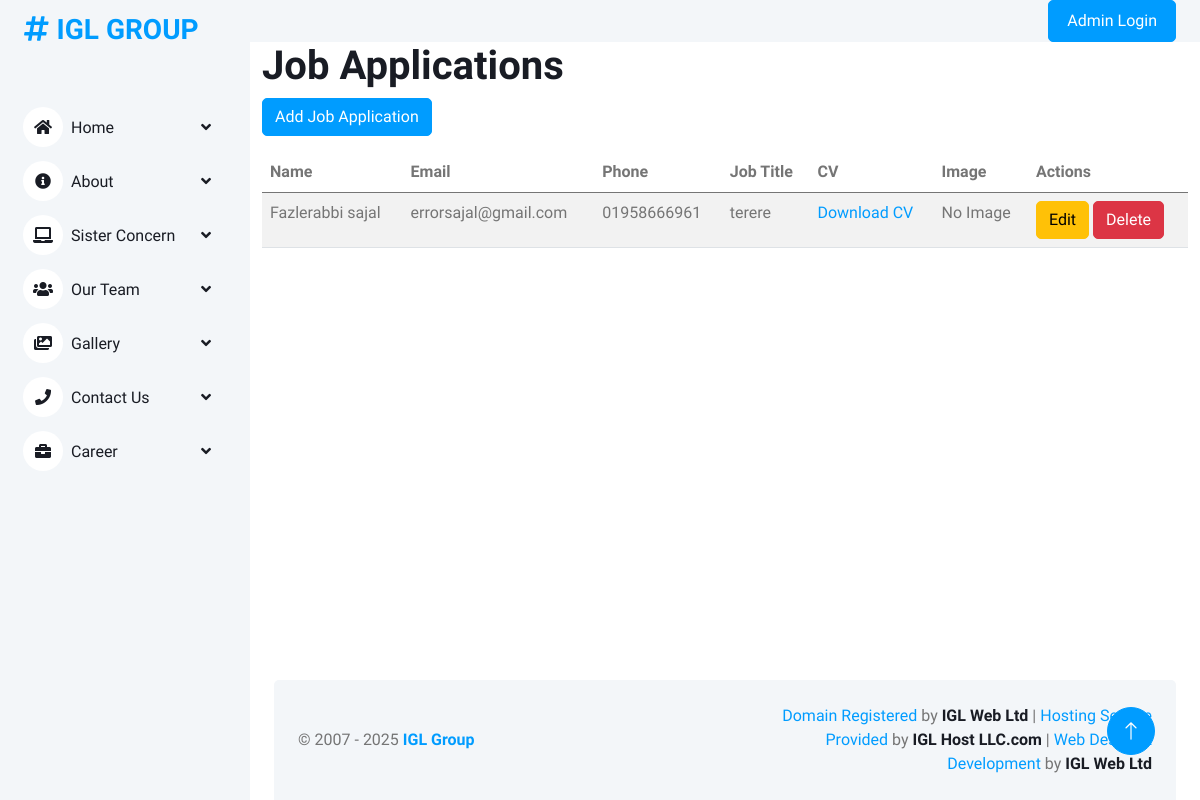
Screenshot of /job-applications/ with the database file from the repository.
### igl/models.py (models this page shows, shortened)
class JobApplication(models.Model):
    job = models.ForeignKey(JobPosting, on_delete=models.CASCADE, related_name='applications')
    location = models.CharField(max_length=100, editable=False, default='dhaka')
    department = models.CharField(max_length=50, editable=False, default='IT')  # Auto-filled from job posting
    gender = models.CharField(max_length=10, choices=[('male', 'Male'), ('female', 'Female'), ('others', 'Others')], default='Male')
    name = models.CharField(max_length=100)
    email = models.EmailField(max_length=100)
    phone = models.CharField(max_length=20)
    cv = models.FileField(upload_to='cvs/')
    linkedin_url = models.URLField(blank=True)
    portfolio_url = models.URLField(blank=True)
    applied_date = models.DateTimeField(auto_now_add=True)
    image = models.ImageField(upload_to='images/', blank=True, null=True)

class JobPosting(models.Model):
    LOCATION_CHOICES = [
        ('dhaka', 'Dhaka'),
        ('chittagong', 'Chittagong'),
    ]
    DEPARTMENT_CHOICES = [
        ('IT', 'IT'),
        ('SEO', 'SEO'),
        ('SOFTWARE', 'Software'),
        ('TELESALES', 'Telesales'),
        ('HR', 'HR'),
        ('ACCOUNTS', 'Accounts'),
    ]
    title = models.CharField(max_length=200)
    short_description = RichTextField(max_length=200)
    full_description = RichTextField(max_length=5000)
    location = models.CharField(max_length=100, choices=LOCATION_CHOICES, default="dhaka")
    department = models.CharField(max_length=50, choices=DEPARTMENT_CHOICES, default="IT")  # Department field
    job_type = models.CharField(
        max_length=50,
        choices=[
            ('full-time', 'Full Time'),
            ('part-time', 'Part Time'),
            ('contract', 'Contract'),
        ]
    )
    salary = models.CharField(max_length=100, null=True, help_text="Specify salary range (e.g., 30,000 - 50,000 BDT)")
    posted_date = models.DateTimeField(auto_now_add=True)
    deadline = models.DateField()
    is_active = models.BooleanField(default=True)

### igl/admin_views.py (the view)
# urls.py: path('job-applications/', admin_views.job_application_list, name='job_application_list'),
def job_application_list(request):
    applications = JobApplication.objects.all()
    jobs = JobPosting.objects.all()
    return render(request, 'backend/job_application_list.html', {'applications': applications, 'jobs': jobs})

### igl/context_processors.py (called while the page is built)
def global_context(request):
    logo = Logo.objects.filter(is_active=True).first()
    menus = NavMenu.objects.filter(is_active=True)
    sister_concerns = SisterConcern.objects.all()
    return {
        'logo': logo,
        'menus': menus,
        'sister_concerns': sister_concerns,
    }

### igl/templates/backend/job_application_list.html (shortened to what this page needs)
{% extends 'backend/base.html' %}
{% block content %}
<div class="container">
    <h1>Job Applications</h1>
    <button type="button" class="btn btn-primary mb-3" data-bs-toggle="modal" data-bs-target="#addApplicationModal">
        Add Job Application
    </button>
    <table class="table table-striped">
        <thead>
            <tr>
                <th>Name</th>
                <th>Email</th>
                <th>Phone</th>
                <th>Job Title</th>
                <th>CV</th>
                <th>Image</th>
                <th>Actions</th>
            </tr>
        </thead>
        <tbody>
            {% for application in applications %}
            <tr>
                <td>{{ application.name }}</td>
                <td>{{ application.email }}</td>
                <td>{{ application.phone }}</td>
                <td>{{ application.job.title }}</td>
                <td><a href="{{ application.cv.url }}" target="_blank">Download CV</a></td>
                <td>
                    {% if application.image %}
                        <img src="{{ application.image.url }}" width="50" height="50" alt="Profile Image">
                    {% else %}
                        No Image
                    {% endif %}
                </td>
                <td>
                    <button class="btn btn-warning" onclick="editApplication({{ application.id }})" data-bs-toggle="modal" data-bs-target="#editApplicationModal">Edit</button>
                    <button class="btn btn-danger" onclick="deleteApplication({{ application.id }})">Delete</button>
                </td>
            </tr>
            {% endfor %}
        </tbody>
    </table>
</div>
{% endblock %}

### igl/static/backend/css/style.css (style rules this page uses)
:root { --primary: #009CFF; --light: #F3F6F9; --dark: #191C24; }
.btn { transition: .5s; }
.btn.btn-primary { color: #FFFFFF; }

### rows the page displays
JobApplication: name "Fazlerabbi sajal", email "errorsajal@gmail.com", phone "01958666961", job "terere", image "No Image"
